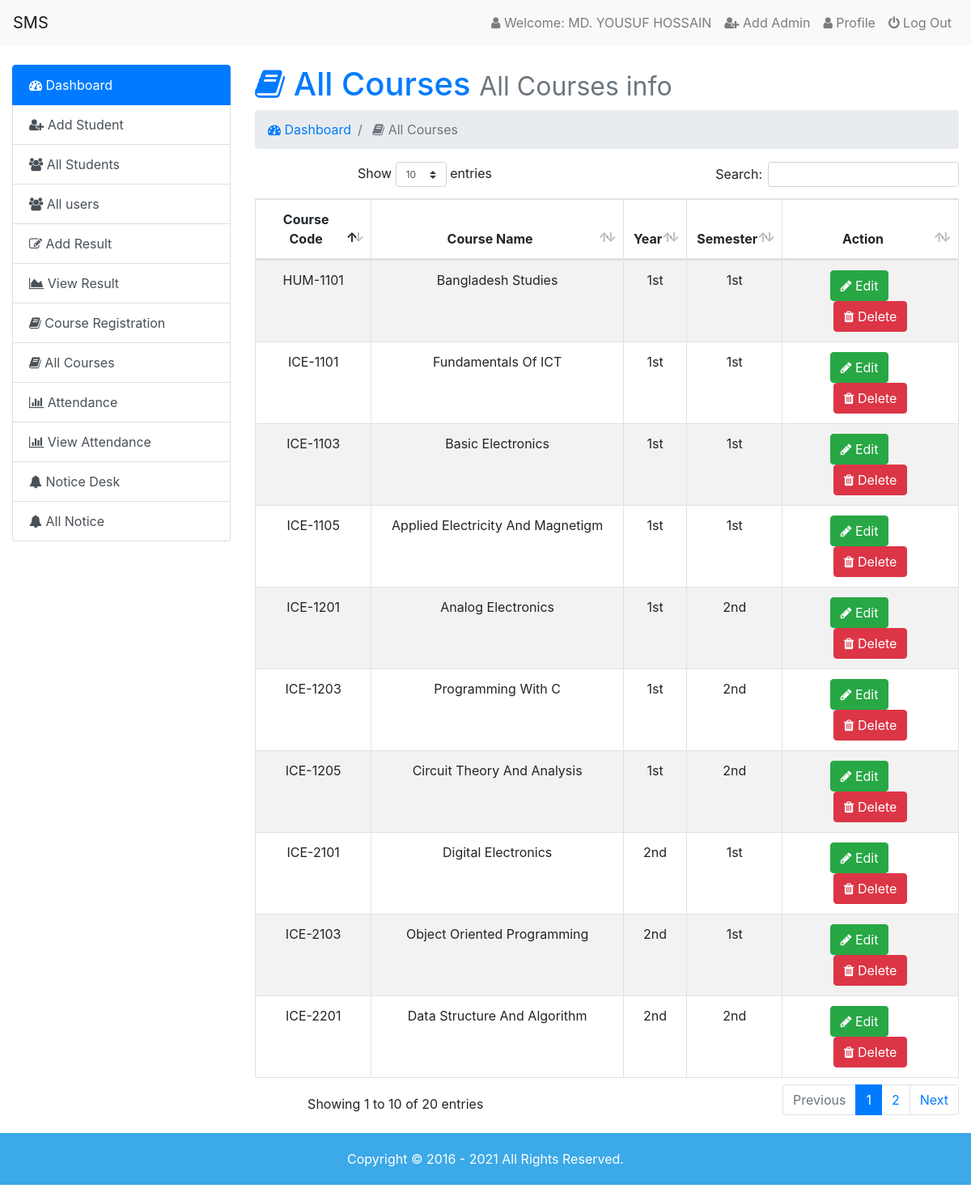
Screenshot of /admin/index.php?page=allcourse (signed in) with the database file from the repository.
### tables this page shows
CREATE TABLE `user` (
  `id` int(5) NOT NULL,
  `name` varchar(100) NOT NULL,
  `email` varchar(50) NOT NULL,
  `username` varchar(50) NOT NULL,
  `password` varchar(100) NOT NULL,
  `photo` varchar(50) NOT NULL,
  `status` varchar(10) NOT NULL
);

CREATE TABLE `courses` (
  `class` varchar(5) NOT NULL,
  `semester` varchar(5) NOT NULL,
  `course_name` varchar(100) NOT NULL,
  `course_id` varchar(10) NOT NULL
);

### admin/allcourse.php (the view, shortened to what this page needs)
<h1 class="text-primary"> <i class="fa fa-book"></i> All Courses <small class="text-muted"> All Courses info</small></h1>
<nav aria-label="breadcrumb">
	<ol class="breadcrumb">
    <li class="breadcrumb-item active" aria-current="page"> <a href="index.php?page=dashboard"><i class="fa fa-dashboard"></i> Dashboard</a> </li>
		<li class="breadcrumb-item active" aria-current="page"> <i class="fa fa-book"></i> All Courses</li>
	</ol>
</nav>
<div class="table-responsive text-center">
	<table id="data" class="table table-bordered table-hover table-striped">
	<thead>
		<tr>
			<th>Course Code</th>
			<th>Course Name</th>
			<th>Year</th>
			<th>Semester</th>
      <th>Action</th>
		</tr>
	</thead>
	<tbody>
		<?php
			$dbshow=mysqli_query($link,"SELECT * FROM `courses` ;");
			while ($row=mysqli_fetch_assoc($dbshow)) {?>
		<tr>
			<td><?php echo $row['course_id']; ?></td>
			<td><?php echo ucwords($row['course_name']); ?></td>
			<td><?php echo $row['class']; ?></td>
			<td><?php echo $row['semester']; ?></td>
      <td>
        <a href="index.php?page=updatecourse&id=<?php echo base64_encode($row['course_id']); ?>" class="btn btn-xs btn-success"><i class="fa fa-pencil"></i> Edit</a>
        <a href="deletecourse.php?id=<?php echo base64_encode($row['course_id']); ?>" class="btn btn-xs btn-danger"><i class="fa fa-trash"></i> Delete</a>
      </td>
		</tr>
		<?php
			}
		 ?>
	</tbody>
</table>
</div>

### admin/index.php (shortened to what this page needs)
<?php
require_once'dbcon.php';
	$admin=$_SESSION['user_login'];
	$query=mysqli_query($link,"SELECT * FROM `user` WHERE `username`='$admin';");
	$result=mysqli_fetch_assoc($query);
 ?>
<!DOCTYPE html>
<html>
<head>
	<link rel="stylesheet" href="../css/bootstrap.min.css">
	<link rel="stylesheet" type="text/css" href="../css/style.css">
	<link rel="stylesheet" href="../css/font-awesome.min.css">
	<link rel="stylesheet" href="../css/dataTables.bootstrap4.min.css">
</head>
	<body>
		<nav class="navbar navbar-expand-lg navbar-light bg-light">
		  <a class="navbar-brand" href="index.php?page=dashboard">SMS</a>
		  <div class="collapse navbar-collapse" id="navbarSupportedContent">
		    <ul class="navbar-nav ml-auto">
		      <li class="nav-item">
		        <a class="nav-link" href="index.php?page=dashboard"><i class="fa fa-user"></i> Welcome: <?php echo $result['name']; ?></a>
		      </li>
					<li class="nav-item">
		        <a class="nav-link" href="register.php"><i class="fa fa-user-plus"></i> Add Admin</a>
		      </li>
					<li class="nav-item">
		        <a class="nav-link" href="index.php?page=userprofile"><i class="fa fa-user"></i> Profile</a>
		      </li>
					<li class="nav-item">
		        <a class="nav-link" href="logout.php"><i class="fa fa-power-off"></i> Log Out</a>
		      </li>
		    </ul>
		  </div>
		</nav>
		<div class="container-fluid mt-4">
			<div class="row">
				<div class="col-sm-3">
					<div class="list-group">
					  <a href="index.php?page=dashboard" class="list-group-item list-group-item-action active">
							<i class="fa fa-dashboard"></i>
						     Dashboard
					  </a>
					  <a href="index.php?page=addstudent" class="list-group-item list-group-item-action"><i class="fa fa-user-plus"></i> Add Student</a>
					  <a href="index.php?page=allstudent" class="list-group-item list-group-item-action"><i class="fa fa-users"></i> All Students</a>
					  <a href="index.php?page=alluser" class="list-group-item list-group-item-action "><i class="fa fa-users"></i> All users</a>
						<a href="index.php?page=addresult" class="list-group-item list-group-item-action "><i class="fa fa-edit"></i> Add Result</a>
						<a href="index.php?page=viewresult" class="list-group-item list-group-item-action "><i class="fa fa-area-chart"></i> View Result</a>
						<a href="index.php?page=courseregistration" class="list-group-item list-group-item-action "><i class="fa fa-book"></i> Course Registration</a>
						<a href="index.php?page=allcourse" class="list-group-item list-group-item-action "><i class="fa fa-book"></i> All Courses</a>
						<a href="index.php?page=attendance" class="list-group-item list-group-item-action "><i class="fa fa-bar-chart"></i> Attendance</a>
						<a href="index.php?page=attendancebydate" class="list-group-item list-group-item-action "><i class="fa fa-bar-chart"></i> View Attendance</a>
						<a href="index.php?page=notice" class="list-group-item list-group-item-action "><i class="fa fa-bell"></i> Notice Desk</a>
						<a href="index.php?page=viewnotice" class="list-group-item list-group-item-action "><i class="fa fa-bell"></i> All Notice</a>
					</div>
				</div>
				<div class="col-sm-9">
					<div class="content">
						<?php
						if (isset($_GET['page'])) {
							$page=$_GET['page'].'.php';
						}else{
							$page="dashboard.php";
						}
						if (file_exists($page)) {
							require_once $page;
						}else {
							require_once '404.php';
						}
						 ?>
					</div>
				</div>
			</div>
		</div>
		<footer class="footer-area">
			<p>Copyright &copy; 2016 - <?= date('Y') ?> All Rights Reserved.</p>
		</footer>
	</body>
</html>

### css/style.css (style rules this page uses)
.footer-area { background: #3CA9E8; text-align: center; color: white; }
.footer-area p { margin: 20px auto; padding: 20px 0; }
.content { min-height: 800px; }

### rows the page displays
user: name "MD. YOUSUF HOSSAIN"
courses: course_id "HUM-1101", course_name "Bangladesh Studies", class "1st", semester "1st"
courses: course_id "ICE-1101", course_name "Fundamentals Of ICT", class "1st", semester "1st"
courses: course_id "ICE-1103", course_name "Basic Electronics", class "1st", semester "1st"
courses: course_id "ICE-1105", course_name "Applied Electricity And Magnetigm", class "1st", semester "1st"
courses: course_id "ICE-1201", course_name "Analog Electronics", class "1st", semester "2nd"
courses: course_id "ICE-1203", course_name "Programming With C", class "1st", semester "2nd"
courses: course_id "ICE-1205", course_name "Circuit Theory And Analysis", class "1st", semester "2nd"
courses: course_id "ICE-2101", course_name "Digital Electronics", class "2nd", semester "1st"
courses: course_id "ICE-2103", course_name "Object Oriented Programming", class "2nd", semester "1st"
courses: course_id "ICE-2201", course_name "Data Structure And Algorithm", class "2nd", semester "2nd"
